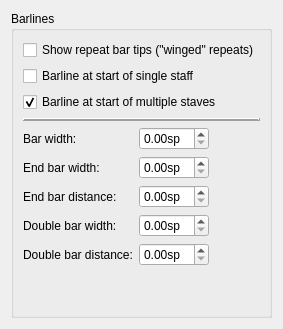
     <widget class="QWidget" name="Seite6">
      <layout class="QVBoxLayout" name="verticalLayout_17">
       <property name="spacing">
        <number>0</number>
       </property>
       <item>
        <widget class="QGroupBox" name="groupBox_8">
         <property name="title">
          <string>Barlines</string>
         </property>
         <layout class="QVBoxLayout" name="verticalLayout_26">
          <item>
           <layout class="QVBoxLayout" name="verticalLayout_25">
            <item>
             <widget class="QCheckBox" name="showRepeatBarTips">
              <property name="text">
               <string>Show repeat bar tips (&quot;winged&quot; repeats)</string>
              </property>
             </widget>
            </item>
            <item>
             <widget class="QCheckBox" name="showStartBarlineSingle">
              <property name="text">
               <string>Barline at start of single staff</string>
              </property>
             </widget>
            </item>
            <item>
             <widget class="QCheckBox" name="showStartBarlineMultiple">
              <property name="text">
               <string>Barline at start of multiple staves</string>
              </property>
              <property name="checked">
               <bool>true</bool>
              </property>
             </widget>
            </item>
           </layout>
          </item>
          <item>
           <widget class="QFrame" name="frame">
            <property name="sizePolicy">
             <sizepolicy hsizetype="Expanding" vsizetype="Fixed">
              <horstretch>0</horstretch>
              <verstretch>0</verstretch>
             </sizepolicy>
            </property>
            <property name="frameShape">
             <enum>QFrame::HLine</enum>
            </property>
            <property name="frameShadow">
             <enum>QFrame::Raised</enum>
            </property>
            <property name="lineWidth">
             <number>2</number>
            </property>
           </widget>
          </item>
          <item>
           <layout class="QFormLayout" name="formLayout_2">
            <property name="fieldGrowthPolicy">
             <enum>QFormLayout::ExpandingFieldsGrow</enum>
            </property>
            <item row="0" column="0">
             <widget class="QLabel" name="label_82">
              <property name="text">
               <string>Bar width:</string>
              </property>
             </widget>
            </item>
            <item row="0" column="1">
             <widget class="QDoubleSpinBox" name="barWidth">
              <property name="suffix">
               <string>sp</string>
              </property>
             </widget>
            </item>
            <item row="1" column="0">
             <widget class="QLabel" name="label_83">
              <property name="text">
               <string>End bar width:</string>
              </property>
             </widget>
            </item>
            <item row="1" column="1">
             <widget class="QDoubleSpinBox" name="endBarWidth">
              <property name="suffix">
               <string>sp</string>
              </property>
             </widget>
            </item>
            <item row="2" column="0">
             <widget class="QLabel" name="label_84">
              <property name="text">
               <string>End bar distance:</string>
              </property>
             </widget>
            </item>
            <item row="2" column="1">
             <widget class="QDoubleSpinBox" name="endBarDistance">
              <property name="suffix">
               <string>sp</string>
              </property>
             </widget>
            </item>
            <item row="3" column="0">
             <widget class="QLabel" name="label_85">
              <property name="text">
               <string>Double bar width:</string>
              </property>
             </widget>
            </item>
            <item row="3" column="1">
             <widget class="QDoubleSpinBox" name="doubleBarWidth">
              <property name="suffix">
               <string>sp</string>
              </property>
             </widget>
            </item>
            <item row="4" column="0">
             <widget class="QLabel" name="label_86">
              <property name="text">
               <string>Double bar distance:</string>
              </property>
             </widget>
            </item>
            <item row="4" column="1">
             <widget class="QDoubleSpinBox" name="doubleBarDistance">
              <property name="suffix">
               <string>sp</string>
              </property>
             </widget>
            </item>
           </layout>
          </item>
          <item>
           <spacer name="verticalSpacer_12">
            <property name="orientation">
             <enum>Qt::Vertical</enum>
            </property>
            <property name="sizeHint" stdset="0">
             <size>
              <width>20</width>
              <height>40</height>
             </size>
            </property>
           </spacer>
          </item>
         </layout>
        </widget>
       </item>
      </layout>
     </widget>
